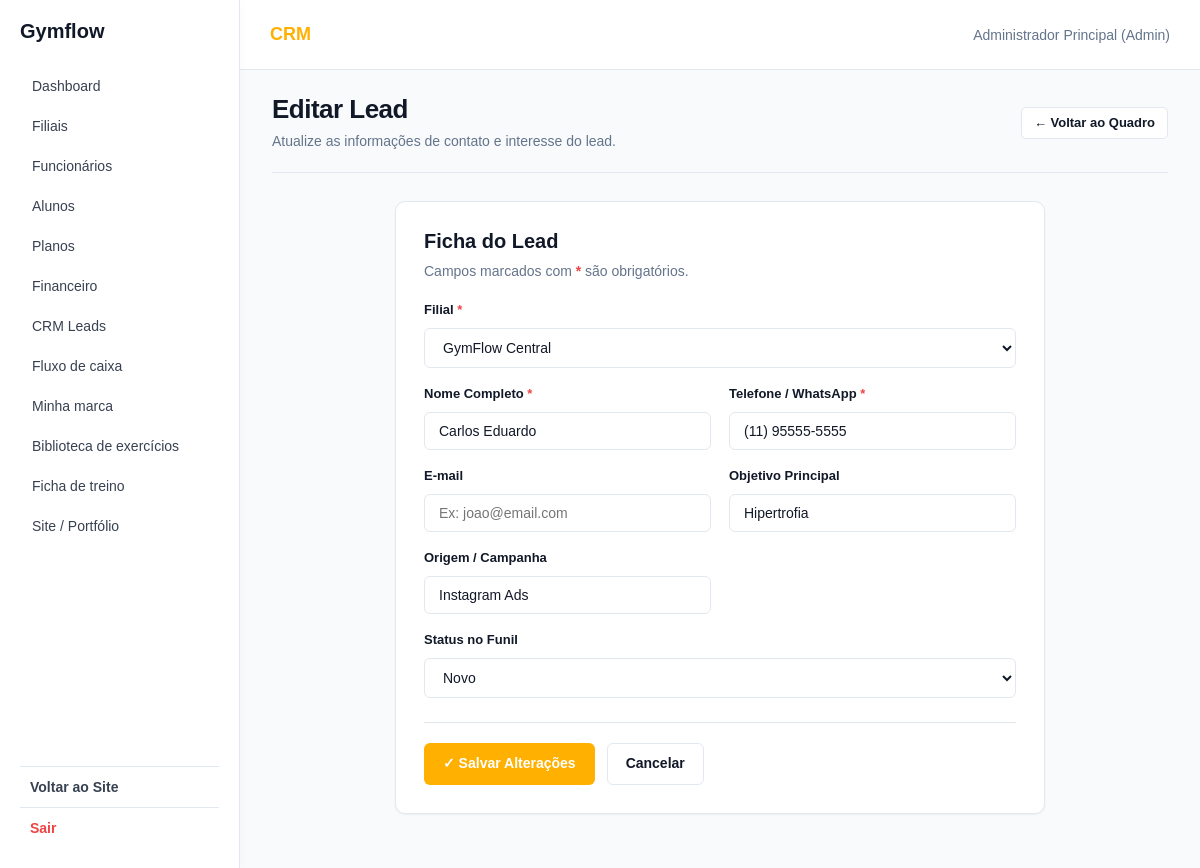
/app/controllers/CrmController.php?acao=editar&id=1 (signed in), run on the app's committed database.
### tables this page shows
CREATE TABLE leads (
    id INT AUTO_INCREMENT PRIMARY KEY,
    filial_id INT NOT NULL,
    nome VARCHAR(100) NOT NULL,
    telefone VARCHAR(15) NOT NULL,
    objetivo VARCHAR(100),
    campanha VARCHAR(100),
    status VARCHAR(30) NOT NULL DEFAULT 'Novo',
    criado_em TIMESTAMP DEFAULT CURRENT_TIMESTAMP,
    FOREIGN KEY (filial_id) REFERENCES filiais(id) ON DELETE CASCADE
);

CREATE TABLE filiais (
    id INT AUTO_INCREMENT PRIMARY KEY,
    company_id INT NOT NULL,
    nome VARCHAR(100) NOT NULL,
    cnpj VARCHAR(18) NOT NULL,
    telefone VARCHAR(15) NOT NULL,
    endereco TEXT NULL,
    numero VARCHAR(20) NULL,
    complemento VARCHAR(100) NULL,
    email VARCHAR(100) NULL,
    responsavel VARCHAR(100) NOT NULL,
    ativo BOOLEAN NOT NULL DEFAULT TRUE,
    latitude DECIMAL(10,8) DEFAULT NULL,
    longitude DECIMAL(11,8) DEFAULT NULL,
    CONSTRAINT uq_filiais_cnpj UNIQUE (company_id, cnpj),
    FOREIGN KEY (company_id) REFERENCES companies(id) ON DELETE CASCADE
);

### app/models/Crm.php (called while the page is built, shortened)
<?php
require_once __DIR__ . '/Database.php';
$operacao = $operacao ?? '';
$company_id = $_SESSION['company_id'] ?? 0;
try {
    switch ($operacao) {
        case 'buscar':
            $id = (int) ($id ?? 0);
            $stmt = $pdo->prepare("
                SELECT l.* FROM leads l
                LEFT JOIN filiais f ON f.id = l.filial_id
                WHERE l.id = :id AND f.company_id = :company_id
            ");
            $stmt->execute([':id' => $id, ':company_id' => $company_id]);
            $lead = $stmt->fetch() ?: null;
            break;
        case 'listar_filiais':
            $stmt = $pdo->prepare("SELECT id, nome FROM filiais WHERE ativo = TRUE AND company_id = ? ORDER BY nome");
            $stmt->execute([$company_id]);
            $filiais = $stmt->fetchAll();
            break;
    }
} catch (Throwable $e) {
    $erroModel = $e->getMessage();
}

### app/views/crm/cadastrar.php (the view, shortened to what this page needs)
<?php
include __DIR__ . '/../shared/header.php';
include __DIR__ . '/../shared/sidebar.php';
$isEdicao = !empty($dados['id']);
$colunasStatus = ['Novo', 'Contato Agendado', 'Experimental', 'Convertido', 'Perdido'];
?>
<link rel="stylesheet" href="<?= BASE_URL ?>/assets/css/jorge-financeiro.css">
<main class="conteudo crm-page">
    <div class="fin-page-header">
        <div class="fin-header-info">
            <h1><?= $isEdicao ? 'Editar Lead' : 'Cadastrar Novo Lead' ?></h1>
            <p><?= $isEdicao ? 'Atualize as informações de contato e interesse do lead.' : 'Adicione um novo lead interessado em treinar na Gymflow.' ?></p>
        </div>
        <div class="fin-header-actions">
            <a href="<?= $baseUrl ?>" class="fin-btn fin-btn-secondary fin-btn-sm">
                ← Voltar ao Quadro
            </a>
        </div>
    </div>
    <section class="fin-form-card">
        <h2><?= $isEdicao ? 'Ficha do Lead' : 'Dados do Lead' ?></h2>
        <p class="subtitle">Campos marcados com <span style="color: var(--fin-danger); font-weight: bold;">*</span> são obrigatórios.</p>
        <form method="POST" action="<?= $baseUrl ?>?acao=<?= $isEdicao ? 'editar' : 'cadastrar' ?>">
            <div class="fin-form-grid">
                <div class="fin-form-group col-span-2">
                    <label class="fin-form-label">Filial <span class="required">*</span></label>
                    <select name="filial_id" class="fin-form-select" required>
                        <?php foreach ($filiais ?? [] as $filial): ?>
                            <option
                                value="<?= $filial['id'] ?>"
                                <?= ($dados['filial_id'] ?? 0) == $filial['id'] ? 'selected' : '' ?>
                            >
                                <?= htmlspecialchars($filial['nome']) ?>
                            </option>
                        <?php endforeach; ?>
                    </select>
                </div>
                <div class="fin-form-group">
                    <label class="fin-form-label">Nome Completo <span class="required">*</span></label>
                    <input
                        type="text"
                        name="nome"
                        class="fin-form-input"
                        placeholder="Ex: Carlos Oliveira"
                        value="<?= htmlspecialchars($dados['nome'] ?? '') ?>"
                        required
                    >
                </div>
                <div class="fin-form-group">
                    <label class="fin-form-label">Telefone / WhatsApp <span class="required">*</span></label>
                    <input
                        type="text"
                        name="telefone"
                        class="fin-form-input"
                        placeholder="(00) 00000-0000"
                        value="<?= htmlspecialchars($dados['telefone'] ?? '') ?>"
                        required
                    >
                </div>
                <div class="fin-form-group">
                    <label class="fin-form-label">E-mail</label>
                    <input
                        type="email"
                        name="email"
                        class="fin-form-input"
                        placeholder="Ex: joao@email.com"
                        value="<?= htmlspecialchars($dados['email'] ?? '') ?>"
                    >
                </div>
                <div class="fin-form-group">
                    <label class="fin-form-label">Objetivo Principal</label>
                    <input
                        type="text"
                        name="objetivo"
                        class="fin-form-input"
                        placeholder="Ex: Emagrecimento, Hipertrofia, Saúde"
                        value="<?= htmlspecialchars($dados['objetivo'] ?? '') ?>"
                    >
                </div>
                <div class="fin-form-group">
                    <label class="fin-form-label">Origem / Campanha</label>
                    <input
                        type="text"
                        name="campanha"
                        class="fin-form-input"
                        placeholder="Ex: Instagram Ads, Indicação, Fachada"
                        value="<?= htmlspecialchars($dados['campanha'] ?? '') ?>"
                    >
                </div>
                <?php if ($isEdicao): ?>
                    <div class="fin-form-group col-span-2">
                        <label class="fin-form-label">Status no Funil</label>
                        <select name="status" class="fin-form-select">
                            <?php foreach ($colunasStatus as $st): ?>
                                <option
                                    value="<?= $st ?>"
                                    <?= ($dados['status'] ?? 'Novo') === $st ? 'selected' : '' ?>
                                >
                                    <?= $st ?>
                                </option>
                            <?php endforeach; ?>
                        </select>
                    </div>
                <?php endif; ?>
            </div>
            <div class="fin-form-actions">
                <button type="submit" class="fin-btn fin-btn-primary">
                    <?= $isEdicao ? '✓ Salvar Alterações' : '+ Cadastrar Lead' ?>
                </button>
                <a href="<?= $baseUrl ?>" class="fin-btn fin-btn-secondary">
                    Cancelar
                </a>
            </div>
        </form>
    </section>
</main>
<?php include __DIR__ . '/../shared/footer.php'; ?>

### assets/css/global.css (style rules this page uses)
:root { --cor-primaria: #10b981; --cor-primaria-hover: #059669; --cor-fundo: #ffffff; --cor-branca: #ffffff; --cor-texto: #111827; --cor-texto-secundario: #64748b; --cor-borda: #e2e8f0; --cor-sucesso: #10b981; --cor-aviso: #f59e0b; --cor-perigo: #ef4444; }
* { box-sizing: border-box; }
body { margin: 0; min-height: 100vh; font-family: Arial, Helvetica, sans-serif; font-size: 15px; background-color: white; color: var(--cor-texto); }
h1, h2, h3, h4 { margin-top: 0; color: var(--cor-texto); }
h1 { font-size: 28px; }
h2 { font-size: 22px; }
p { line-height: 1.5; }
a { color: var(--cor-primaria); text-decoration: none; }
label { display: block; margin-bottom: 5px; font-weight: bold; }
input, select, textarea { width: 100%; padding: 10px; font-family: inherit; font-size: 14px; color: var(--cor-texto); background-color: var(--cor-branca); border: 1px solid var(--cor-borda); border-radius: 6px; }
button, input[type="submit"], input[type="button"], .btn { padding: 10px 18px; border: none; border-radius: 6px; background-color: var(--cor-primaria); color: white; font-family: inherit; font-size: 14px; cursor: pointer; }

### assets/css/layout.css (style rules this page uses)
main, .conteudo, .main-content { padding: 25px 30px; box-sizing: border-box; }

### data on the page
leads: filial_id "GymFlow Central", nome "Carlos Eduardo", telefone "(11) 95555-5555", objetivo "Hipertrofia", campanha "Instagram Ads", status "Novo"

### other printed values
$titulo "CRM"
$usuario "Administrador Principal"
$role "Admin"
$nomePainel "Gymflow"
